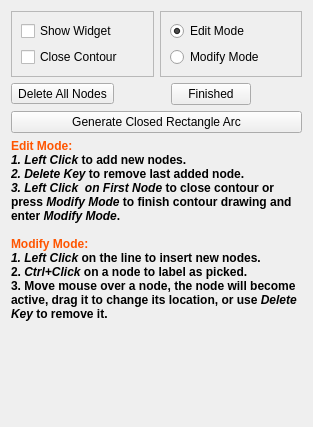
<?xml version="1.0" encoding="UTF-8"?>
<ui version="4.0">
 <class>qtContourWidget</class>
 <widget class="QWidget" name="qtContourWidget">
  <property name="geometry">
   <rect>
    <x>0</x>
    <y>0</y>
    <width>313</width>
    <height>427</height>
   </rect>
  </property>
  <property name="windowTitle">
   <string>Form</string>
  </property>
  <layout class="QVBoxLayout" name="verticalLayout_3">
   <item>
    <layout class="QHBoxLayout" name="horizontalLayout">
     <item>
      <widget class="QFrame" name="frame_2">
       <property name="frameShape">
        <enum>QFrame::StyledPanel</enum>
       </property>
       <property name="frameShadow">
        <enum>QFrame::Raised</enum>
       </property>
       <layout class="QGridLayout" name="gridLayout">
        <item row="0" column="0">
         <widget class="QCheckBox" name="Visibility">
          <property name="text">
           <string>Show Widget</string>
          </property>
         </widget>
        </item>
        <item row="1" column="0">
         <widget class="QCheckBox" name="Closed">
          <property name="text">
           <string>Close Contour</string>
          </property>
         </widget>
        </item>
       </layout>
      </widget>
     </item>
     <item>
      <widget class="QFrame" name="frame_3">
       <property name="frameShape">
        <enum>QFrame::StyledPanel</enum>
       </property>
       <property name="frameShadow">
        <enum>QFrame::Raised</enum>
       </property>
       <layout class="QVBoxLayout" name="verticalLayout_2">
        <item>
         <widget class="QRadioButton" name="EditMode">
          <property name="toolTip">
           <string>Enter Edit Mode</string>
          </property>
          <property name="text">
           <string>Edit Mode</string>
          </property>
          <property name="checked">
           <bool>true</bool>
          </property>
         </widget>
        </item>
        <item>
         <widget class="QRadioButton" name="ModifyMode">
          <property name="toolTip">
           <string>Enter Modify Mode</string>
          </property>
          <property name="text">
           <string>Modify Mode</string>
          </property>
         </widget>
        </item>
       </layout>
      </widget>
     </item>
    </layout>
   </item>
   <item>
    <layout class="QHBoxLayout" name="horizontalLayout_2">
     <item>
      <widget class="QToolButton" name="Delete">
       <property name="text">
        <string>Delete All Nodes</string>
       </property>
       <property name="icon">
        <iconset resource="../../Resources/Resources.qrc">
         <normaloff>:/cmb/pqDelete16.png</normaloff>:/cmb/pqDelete16.png</iconset>
       </property>
       <property name="toolButtonStyle">
        <enum>Qt::ToolButtonTextBesideIcon</enum>
       </property>
      </widget>
     </item>
     <item>
      <spacer name="horizontalSpacer_2">
       <property name="orientation">
        <enum>Qt::Horizontal</enum>
       </property>
       <property name="sizeHint" stdset="0">
        <size>
         <width>40</width>
         <height>20</height>
        </size>
       </property>
      </spacer>
     </item>
     <item>
      <widget class="QPushButton" name="Finished">
       <property name="text">
        <string>Finished</string>
       </property>
       <property name="shortcut">
        <string>Alt+F</string>
       </property>
      </widget>
     </item>
     <item>
      <spacer name="horizontalSpacer">
       <property name="orientation">
        <enum>Qt::Horizontal</enum>
       </property>
       <property name="sizeHint" stdset="0">
        <size>
         <width>40</width>
         <height>20</height>
        </size>
       </property>
      </spacer>
     </item>
    </layout>
   </item>
   <item>
    <widget class="QPushButton" name="buttonRectArc">
     <property name="text">
      <string>Generate Closed Rectangle Arc</string>
     </property>
    </widget>
   </item>
   <item>
    <widget class="QLabel" name="label">
     <property name="text">
      <string>&lt;!DOCTYPE HTML PUBLIC &quot;-//W3C//DTD HTML 4.0//EN&quot; &quot;http://www.w3.org/TR/REC-html40/strict.dtd&quot;&gt;
&lt;html&gt;&lt;head&gt;&lt;meta name=&quot;qrichtext&quot; content=&quot;1&quot; /&gt;&lt;style type=&quot;text/css&quot;&gt;
p, li { white-space: pre-wrap; }
&lt;/style&gt;&lt;/head&gt;&lt;body style=&quot; font-family:'MS Shell Dlg 2'; font-size:8.25pt; font-weight:400; font-style:normal;&quot;&gt;
&lt;p style=&quot; margin-top:0px; margin-bottom:0px; margin-left:0px; margin-right:0px; -qt-block-indent:0; text-indent:0px;&quot;&gt;&lt;span style=&quot; font-family:'Helvetica'; font-size:9pt; font-weight:600; color:#ff5500;&quot;&gt;Edit Mode:&lt;/span&gt;&lt;/p&gt;
&lt;p style=&quot; margin-top:0px; margin-bottom:0px; margin-left:0px; margin-right:0px; -qt-block-indent:0; text-indent:0px;&quot;&gt;&lt;span style=&quot; font-family:'Helvetica'; font-size:9pt; font-weight:600; font-style:italic;&quot;&gt;1. Left Click &lt;/span&gt;&lt;span style=&quot; font-family:'Helvetica'; font-size:9pt; font-weight:600;&quot;&gt;to add new nodes.&lt;/span&gt;&lt;/p&gt;
&lt;p style=&quot; margin-top:0px; margin-bottom:0px; margin-left:0px; margin-right:0px; -qt-block-indent:0; text-indent:0px;&quot;&gt;&lt;span style=&quot; font-family:'Helvetica'; font-size:9pt; font-weight:600; font-style:italic;&quot;&gt;2. Delete Key &lt;/span&gt;&lt;span style=&quot; font-family:'Helvetica'; font-size:9pt; font-weight:600;&quot;&gt;to remove last added node.&lt;/span&gt;&lt;/p&gt;
&lt;p style=&quot; margin-top:0px; margin-bottom:0px; margin-left:0px; margin-right:0px; -qt-block-indent:0; text-indent:0px;&quot;&gt;&lt;span style=&quot; font-family:'Helvetica'; font-size:9pt; font-weight:600; font-style:italic;&quot;&gt;3. Left Click  on First Node &lt;/span&gt;&lt;span style=&quot; font-family:'Helvetica'; font-size:9pt; font-weight:600;&quot;&gt;to close contour or press &lt;/span&gt;&lt;span style=&quot; font-family:'Helvetica'; font-size:9pt; font-weight:600; font-style:italic;&quot;&gt;Modify Mode &lt;/span&gt;&lt;span style=&quot; font-family:'Helvetica'; font-size:9pt; font-weight:600;&quot;&gt;to finish contour drawing and enter &lt;/span&gt;&lt;span style=&quot; font-family:'Helvetica'; font-size:9pt; font-weight:600; font-style:italic;&quot;&gt;Modify Mode&lt;/span&gt;&lt;span style=&quot; font-family:'Helvetica'; font-size:9pt; font-weight:600;&quot;&gt;.&lt;/span&gt;&lt;/p&gt;
&lt;p style=&quot;-qt-paragraph-type:empty; margin-top:0px; margin-bottom:0px; margin-left:0px; margin-right:0px; -qt-block-indent:0; text-indent:0px; font-family:'Helvetica'; font-size:9pt; font-weight:600; font-style:italic;&quot;&gt;&lt;/p&gt;
&lt;p style=&quot; margin-top:0px; margin-bottom:0px; margin-left:0px; margin-right:0px; -qt-block-indent:0; text-indent:0px;&quot;&gt;&lt;span style=&quot; font-family:'Helvetica'; font-size:9pt; font-weight:600; color:#ff5500;&quot;&gt;Modify Mode:&lt;/span&gt;&lt;/p&gt;
&lt;p style=&quot; margin-top:0px; margin-bottom:0px; margin-left:0px; margin-right:0px; -qt-block-indent:0; text-indent:0px;&quot;&gt;&lt;span style=&quot; font-family:'Helvetica'; font-size:9pt; font-weight:600; font-style:italic;&quot;&gt;1. Left Click &lt;/span&gt;&lt;span style=&quot; font-family:'Helvetica'; font-size:9pt; font-weight:600;&quot;&gt;on the line to insert new nodes.&lt;/span&gt;&lt;/p&gt;
&lt;p style=&quot; margin-top:0px; margin-bottom:0px; margin-left:0px; margin-right:0px; -qt-block-indent:0; text-indent:0px;&quot;&gt;&lt;span style=&quot; font-family:'Helvetica'; font-size:9pt; font-weight:600;&quot;&gt;2.&lt;/span&gt;&lt;span style=&quot; font-family:'Helvetica'; font-size:9pt; font-weight:600; font-style:italic;&quot;&gt; Ctrl+Click&lt;/span&gt;&lt;span style=&quot; font-family:'Helvetica'; font-size:9pt; font-weight:600;&quot;&gt; on a node to label as picked.&lt;/span&gt;&lt;/p&gt;
&lt;p style=&quot; margin-top:0px; margin-bottom:0px; margin-left:0px; margin-right:0px; -qt-block-indent:0; text-indent:0px;&quot;&gt;&lt;span style=&quot; font-family:'Helvetica'; font-size:9pt; font-weight:600;&quot;&gt;3. Move mouse over a node, the node will become active, drag it to change its location, or use &lt;/span&gt;&lt;span style=&quot; font-family:'Helvetica'; font-size:9pt; font-weight:600; font-style:italic;&quot;&gt;Delete Key &lt;/span&gt;&lt;span style=&quot; font-family:'Helvetica'; font-size:9pt; font-weight:600;&quot;&gt;to remove it.&lt;/span&gt;&lt;span style=&quot; font-family:'Helvetica'; font-size:9pt; font-weight:600; font-style:italic;&quot;&gt; &lt;/span&gt;&lt;/p&gt;
&lt;p style=&quot;-qt-paragraph-type:empty; margin-top:0px; margin-bottom:0px; margin-left:0px; margin-right:0px; -qt-block-indent:0; text-indent:0px; font-size:8pt;&quot;&gt;&lt;/p&gt;&lt;/body&gt;&lt;/html&gt;</string>
     </property>
     <property name="wordWrap">
      <bool>true</bool>
     </property>
    </widget>
   </item>
   <item>
    <spacer name="verticalSpacer">
     <property name="orientation">
      <enum>Qt::Vertical</enum>
     </property>
     <property name="sizeHint" stdset="0">
      <size>
       <width>20</width>
       <height>40</height>
      </size>
     </property>
    </spacer>
   </item>
  </layout>
 </widget>
 <resources>
  <include location="../../Resources/Resources.qrc"/>
  <include location="../../../Widgets/Resources/QtWidgets.qrc"/>
  <include location="../../../Widgets/Resources/QtWidgets.qrc"/>
 </resources>
 <connections/>
</ui>
